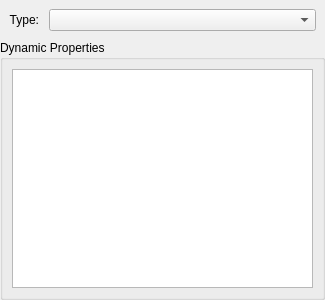
<?xml version="1.0" encoding="UTF-8"?>
<ui version="4.0">
 <class>EdgeProperties</class>
 <widget class="QWidget" name="EdgeProperties">
  <property name="geometry">
   <rect>
    <x>0</x>
    <y>0</y>
    <width>325</width>
    <height>300</height>
   </rect>
  </property>
  <property name="sizePolicy">
   <sizepolicy hsizetype="Preferred" vsizetype="Preferred">
    <horstretch>0</horstretch>
    <verstretch>0</verstretch>
   </sizepolicy>
  </property>
  <property name="minimumSize">
   <size>
    <width>0</width>
    <height>0</height>
   </size>
  </property>
  <property name="windowTitle">
   <string>Edge Properties</string>
  </property>
  <layout class="QVBoxLayout" name="verticalLayout_3">
   <property name="spacing">
    <number>0</number>
   </property>
   <property name="margin">
    <number>0</number>
   </property>
   <item>
    <widget class="QWidget" name="Appearance" native="true">
     <layout class="QVBoxLayout" name="verticalLayout_4">
      <item>
       <layout class="QGridLayout" name="gridLayout_3">
        <item row="0" column="0">
         <widget class="QLabel" name="labelType">
          <property name="sizePolicy">
           <sizepolicy hsizetype="Preferred" vsizetype="Preferred">
            <horstretch>0</horstretch>
            <verstretch>0</verstretch>
           </sizepolicy>
          </property>
          <property name="layoutDirection">
           <enum>Qt::LeftToRight</enum>
          </property>
          <property name="text">
           <string>Type:</string>
          </property>
          <property name="alignment">
           <set>Qt::AlignRight|Qt::AlignTrailing|Qt::AlignVCenter</set>
          </property>
         </widget>
        </item>
        <item row="0" column="1">
         <widget class="QWidget" name="widget" native="true">
          <layout class="QGridLayout" name="gridLayout_2">
           <property name="leftMargin">
            <number>4</number>
           </property>
           <property name="topMargin">
            <number>0</number>
           </property>
           <property name="rightMargin">
            <number>0</number>
           </property>
           <property name="bottomMargin">
            <number>0</number>
           </property>
           <property name="spacing">
            <number>0</number>
           </property>
           <item row="0" column="1">
            <widget class="QComboBox" name="type">
             <property name="sizePolicy">
              <sizepolicy hsizetype="Expanding" vsizetype="Fixed">
               <horstretch>0</horstretch>
               <verstretch>0</verstretch>
              </sizepolicy>
             </property>
            </widget>
           </item>
          </layout>
         </widget>
        </item>
       </layout>
      </item>
     </layout>
    </widget>
   </item>
   <item>
    <widget class="QGroupBox" name="DynamicProperties">
     <property name="title">
      <string>Dynamic Properties</string>
     </property>
     <layout class="QGridLayout" name="gridLayout">
      <item row="0" column="0">
       <widget class="QTableWidget" name="dynamicProperties"/>
      </item>
     </layout>
    </widget>
   </item>
  </layout>
 </widget>
 <resources/>
 <connections/>
</ui>
